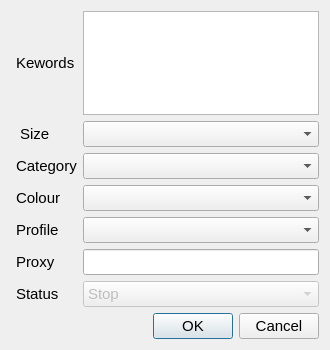
<?xml version="1.0" encoding="UTF-8"?>
<ui version="4.0">
 <class>Dialog</class>
 <widget class="QDialog" name="Dialog">
  <property name="geometry">
   <rect>
    <x>0</x>
    <y>0</y>
    <width>330</width>
    <height>350</height>
   </rect>
  </property>
  <property name="font">
   <font>
    <pointsize>11</pointsize>
   </font>
  </property>
  <property name="windowTitle">
   <string>Dialog</string>
  </property>
  <layout class="QGridLayout" name="gridLayout">
   <item row="2" column="0">
    <widget class="QLabel" name="label_3">
     <property name="text">
      <string>Category</string>
     </property>
     <property name="margin">
      <number>5</number>
     </property>
     <property name="indent">
      <number>5</number>
     </property>
    </widget>
   </item>
   <item row="3" column="1">
    <widget class="QComboBox" name="cbColor">
     <item>
      <property name="text">
       <string/>
      </property>
     </item>
     <item>
      <property name="text">
       <string>Black</string>
      </property>
     </item>
     <item>
      <property name="text">
       <string>Grey</string>
      </property>
     </item>
     <item>
      <property name="text">
       <string>Orange</string>
      </property>
     </item>
     <item>
      <property name="text">
       <string>Green</string>
      </property>
     </item>
     <item>
      <property name="text">
       <string>Yellow</string>
      </property>
     </item>
     <item>
      <property name="text">
       <string>Purple</string>
      </property>
     </item>
     <item>
      <property name="text">
       <string>New Item</string>
      </property>
     </item>
     <item>
      <property name="text">
       <string>Pink</string>
      </property>
     </item>
     <item>
      <property name="text">
       <string>Natural</string>
      </property>
     </item>
    </widget>
   </item>
   <item row="4" column="1">
    <widget class="QComboBox" name="cbProfile">
     <item>
      <property name="text">
       <string/>
      </property>
     </item>
    </widget>
   </item>
   <item row="5" column="0">
    <widget class="QLabel" name="label_6">
     <property name="text">
      <string>Proxy</string>
     </property>
     <property name="margin">
      <number>5</number>
     </property>
     <property name="indent">
      <number>5</number>
     </property>
    </widget>
   </item>
   <item row="2" column="1">
    <widget class="QComboBox" name="cbCategory">
     <item>
      <property name="text">
       <string/>
      </property>
     </item>
     <item>
      <property name="text">
       <string>Jackets</string>
      </property>
     </item>
     <item>
      <property name="text">
       <string>Sweatshirts</string>
      </property>
     </item>
     <item>
      <property name="text">
       <string>Tops/Sweaters</string>
      </property>
     </item>
     <item>
      <property name="text">
       <string>T-Shirts</string>
      </property>
     </item>
     <item>
      <property name="text">
       <string>Pants</string>
      </property>
     </item>
     <item>
      <property name="text">
       <string>Hats</string>
      </property>
     </item>
     <item>
      <property name="text">
       <string>Bags</string>
      </property>
     </item>
     <item>
      <property name="text">
       <string>Accessories</string>
      </property>
     </item>
     <item>
      <property name="text">
       <string>Skate</string>
      </property>
     </item>
    </widget>
   </item>
   <item row="1" column="0">
    <widget class="QLabel" name="label_2">
     <property name="text">
      <string> Size</string>
     </property>
     <property name="margin">
      <number>5</number>
     </property>
     <property name="indent">
      <number>5</number>
     </property>
    </widget>
   </item>
   <item row="5" column="1">
    <widget class="QLineEdit" name="txtProxy"/>
   </item>
   <item row="3" column="0">
    <widget class="QLabel" name="label_4">
     <property name="text">
      <string>Colour</string>
     </property>
     <property name="margin">
      <number>5</number>
     </property>
     <property name="indent">
      <number>5</number>
     </property>
    </widget>
   </item>
   <item row="0" column="1">
    <widget class="QPlainTextEdit" name="txtKeyword">
     <property name="toolTip">
      <string>&lt;html&gt;&lt;head/&gt;&lt;body&gt;&lt;p&gt;Keyword, each keyword per line&lt;/p&gt;&lt;/body&gt;&lt;/html&gt;</string>
     </property>
    </widget>
   </item>
   <item row="1" column="1">
    <widget class="QComboBox" name="cbSize">
     <item>
      <property name="text">
       <string/>
      </property>
     </item>
     <item>
      <property name="text">
       <string>Small</string>
      </property>
     </item>
     <item>
      <property name="text">
       <string>Medium</string>
      </property>
     </item>
     <item>
      <property name="text">
       <string>Large</string>
      </property>
     </item>
    </widget>
   </item>
   <item row="6" column="1">
    <widget class="QComboBox" name="cbStatus">
     <property name="enabled">
      <bool>false</bool>
     </property>
     <item>
      <property name="text">
       <string>Stop</string>
      </property>
     </item>
     <item>
      <property name="text">
       <string>Running</string>
      </property>
     </item>
    </widget>
   </item>
   <item row="4" column="0">
    <widget class="QLabel" name="label_5">
     <property name="text">
      <string>Profile</string>
     </property>
     <property name="margin">
      <number>5</number>
     </property>
     <property name="indent">
      <number>5</number>
     </property>
    </widget>
   </item>
   <item row="6" column="0">
    <widget class="QLabel" name="label_7">
     <property name="text">
      <string>Status</string>
     </property>
     <property name="margin">
      <number>5</number>
     </property>
     <property name="indent">
      <number>5</number>
     </property>
    </widget>
   </item>
   <item row="0" column="0">
    <widget class="QLabel" name="label">
     <property name="text">
      <string>Kewords</string>
     </property>
     <property name="margin">
      <number>5</number>
     </property>
     <property name="indent">
      <number>5</number>
     </property>
    </widget>
   </item>
   <item row="7" column="1">
    <widget class="QDialogButtonBox" name="buttonBox">
     <property name="orientation">
      <enum>Qt::Horizontal</enum>
     </property>
     <property name="standardButtons">
      <set>QDialogButtonBox::Cancel|QDialogButtonBox::Ok</set>
     </property>
    </widget>
   </item>
  </layout>
 </widget>
 <tabstops>
  <tabstop>txtKeyword</tabstop>
  <tabstop>cbSize</tabstop>
  <tabstop>cbCategory</tabstop>
  <tabstop>cbColor</tabstop>
  <tabstop>cbProfile</tabstop>
  <tabstop>txtProxy</tabstop>
  <tabstop>cbStatus</tabstop>
 </tabstops>
 <resources/>
 <connections>
  <connection>
   <sender>buttonBox</sender>
   <signal>accepted()</signal>
   <receiver>Dialog</receiver>
   <slot>accept()</slot>
   <hints>
    <hint type="sourcelabel">
     <x>248</x>
     <y>254</y>
    </hint>
    <hint type="destinationlabel">
     <x>157</x>
     <y>274</y>
    </hint>
   </hints>
  </connection>
  <connection>
   <sender>buttonBox</sender>
   <signal>rejected()</signal>
   <receiver>Dialog</receiver>
   <slot>reject()</slot>
   <hints>
    <hint type="sourcelabel">
     <x>316</x>
     <y>260</y>
    </hint>
    <hint type="destinationlabel">
     <x>286</x>
     <y>274</y>
    </hint>
   </hints>
  </connection>
 </connections>
</ui>
